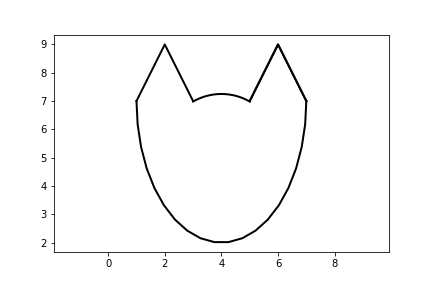

Reproduce this figure in Python.
import matplotlib.pyplot as plt
import numpy as np

fig, ax = plt.subplots()

x = [1, 2, 3]
y = [7, 9, 7]
ax.plot(x, y, '-', linewidth=2, color='k')

t = np.linspace(np.pi/2+np.pi/6, np.pi/2-np.pi/6, 20)
x = 4 + 2 * np.cos(t)
y = 5.25 + 2 * np.sin(t)
ax.plot(x, y, '-', linewidth=2, color='k')

x = [5, 6, 7]
y = [7, 9, 7]
ax.plot(x, y, '-', linewidth=2, color='k')

t = np.linspace(2*np.pi, np.pi, 20)
x = 4 + 3 * np.cos(t)
y = 7 + 5 * np.sin(t)
ax.plot(x, y, '-', linewidth=2, color='k')

x = [5, 6, 7]
y = [7, 9, 7]
ax.plot(x, y, '-', linewidth=2, color='k')

plt.axis('equal')
plt.savefig('slide_1_appoximation_paint.png')
